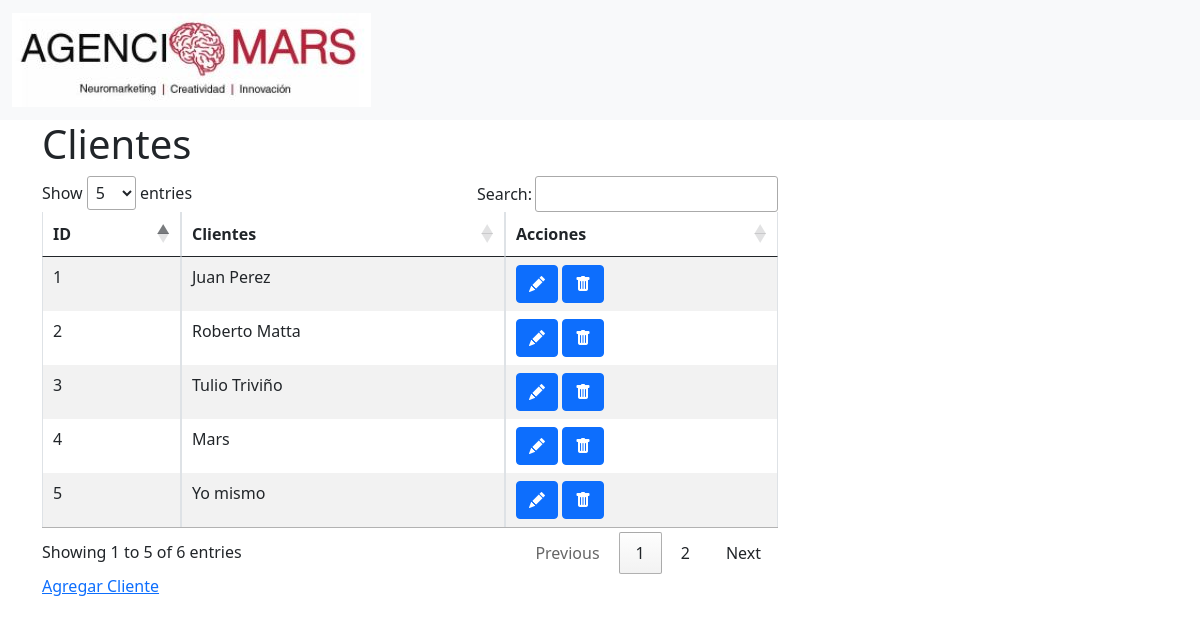
The page /cliente/ on the database its author committed.
### test_iat/models.py (models this page shows)
class Cliente(models.Model):
    nombre =  models.CharField(max_length=255,unique=True)
    created_at = models.DateTimeField(auto_now_add=True)
    updated_at = models.DateTimeField(auto_now=True)

### test_iat/views.py (the view)
# urls.py: path('cliente/', views.cliente),
def cliente(request):
    clientes= Cliente.objects.all()
    context = {
    "clientes":clientes,
    "accion":'default'
    }
    return render(request, 'clientes.html', context)

### test_iat/templates/clientes.html (shortened to what this page needs)
{% extends './base.html' %}
{% block content %}
    <div class="container">
        {% ifequal accion "default" %}
        <div class="row">
            <div class="col-8">
                <h1>Clientes</h1>
                <div class="table-responsive">
                    <table id="shows" class="table table-striped table-bordered" width="100%" >
                        <thead>
                            <tr>
                                <th>ID</th>
                                <th>Clientes</th>
                                <th>Acciones</th>
                            </tr>
                        </thead>
                        <tbody>
                        {% for c in clientes %}
                            <tr>
                                <td> {{c.id}}</td>
                                <td> {{c.nombre}}</td>
                                <td><span data-placement="top" data-toggle="tooltip" title="Editar">
                                        <a href="/cliente/{{c.id}}/edit" class="btn btn-primary btn-xs" data-title="view" data-toogle="modal" data-target="#view">
                                            <i class="bi bi-pencil-fill"></i>
                                        </a>
                                    </span>
                                    <span data-placement="top" data-toggle="tooltip" title="Delete">
                                        <a href="#" data-href="/cliente/{{c.id}}/destroy" class="btn btn-primary btn-xs" data-title="view" data-bs-toggle="modal" data-bs-target="#confirm-delete">
                                            <i class="bi bi-trash-fill"></i>
                                        </a>
                                    </span>
                                </td>
                            </tr>
                        {% endfor %}
                        </tbody>
                    </table>
                </div>
            </div>
        </div>
        <div class="row">
            <div class="col-8">
                <a href="/cliente/new">Agregar Cliente</a>
            </div>
        </div>
        {% endifequal %}
    </div>
{% endblock %}

### rows shown on the page
Cliente: id "1", nombre "Juan Perez"
Cliente: id "2", nombre "Roberto Matta"
Cliente: id "3", nombre "Tulio Triviño"
Cliente: id "4", nombre "Mars"
Cliente: id "5", nombre "Yo mismo"
